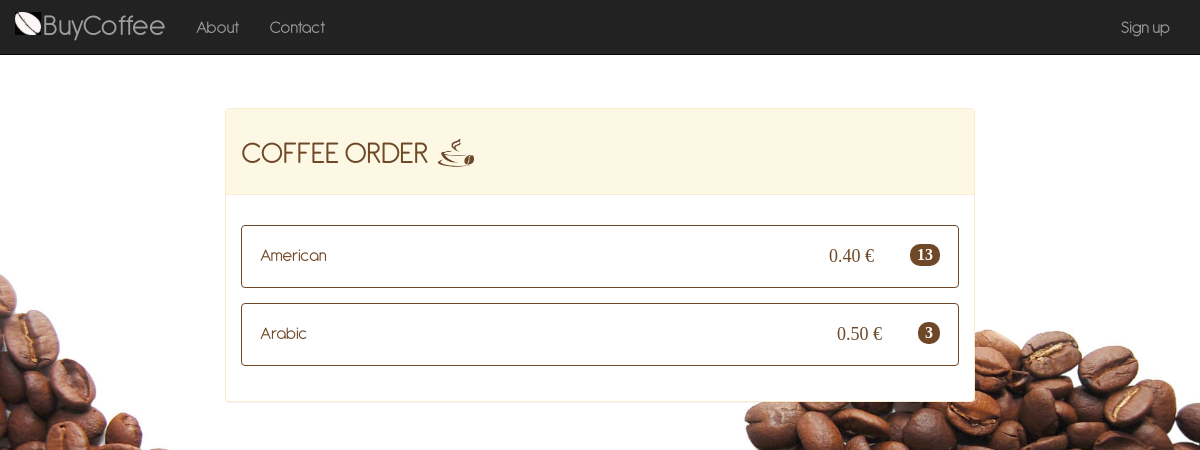
/coffee/, run on an earlier commit of the app's database.
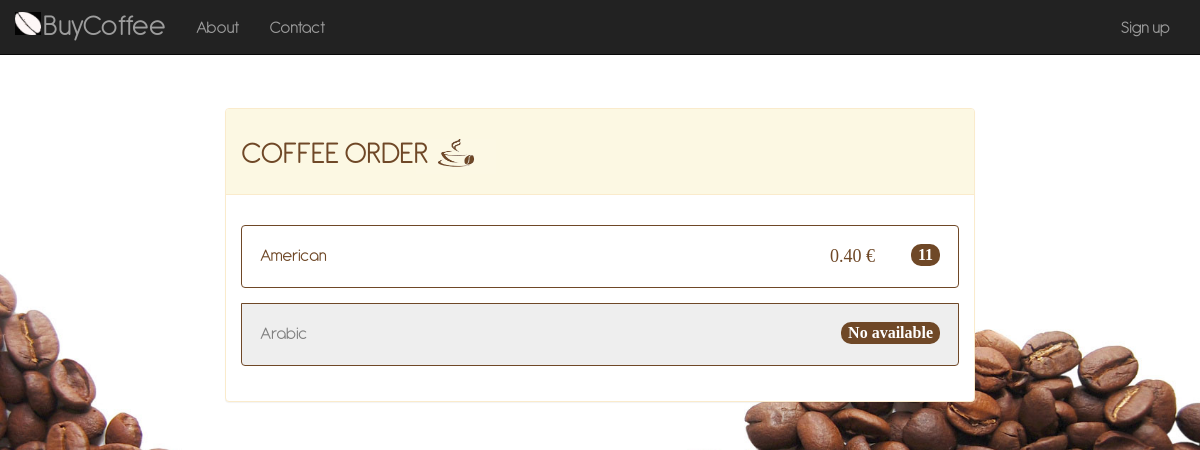
And on a later commit of the database.
### coffee/models.py (models this page shows, shortened)
class CoffeeCapsule(models.Model):
    AMERICAN = 'American'
    ARABIC = 'Arabic'
    COFFEE_CHOICES = (
        (AMERICAN, 'American'),
        (ARABIC, 'Arabic'),
    )
    coffeeType = models.CharField('Type', choices=COFFEE_CHOICES, max_length=25)
    additionDate = models.DateTimeField('addition date', default=timezone.now)
    expirationDate = models.DateTimeField('expiration date')
    coffeeDescription = models.TextField('Description', max_length=400, help_text="Insert a brief product description")
    coffeePrice = models.DecimalField('Price', max_digits=4, decimal_places=2, default=0.50)
    coffeeQuantity = models.PositiveSmallIntegerField('Quantity', default=1, editable=True)
    coffeeImage = models.ImageField(blank=True, null=True)

### coffee/views.py (the view)
# urls.py: path('', views.IndexView.as_view(), name='index'),
class IndexView(generic.ListView):
    template_name = 'coffee/index.html'
    context_object_name = 'coffee_list'
    def get_queryset(self):
        return CoffeeCapsule.objects.all().values('coffeeType', 'coffeePrice').annotate(coffeeQuantity=Sum('coffeeQuantity'))

### coffee/templates/coffee/index.html (shortened to what this page needs)
<!doctype html>
<html>
    <head>
        {% load static %}
        <link href="{% static '/coffee/css/bootstrap.min.css' %}" rel="stylesheet" type="text/css">
        <link href="{% static '/coffee/css/custom.css' %}" rel="stylesheet" type="text/css">
    </head>
    <body>
    <nav class="navbar navbar-inverse navbar-fixed-top" role="navigation">
        <div class="container">
            <div class="navbar-header">
                <a class="navbar-brand" href="{% url 'index' %}">
                    BuyCoffee
                </a>
            </div>
            <div class="collapse navbar-collapse" id="bs-example-navbar-collapse-1">
                <ul class="nav navbar-nav">
                    <li>
                        <a href="{% url 'about' %}">About</a>
                    </li>
                    <li>
                        <a href="{% url 'contact' %}">Contact</a>
                    </li>
                </ul>
                <ul class="nav navbar-nav navbar-right">
                    <li>
                        <a id="signup" href="{% url 'registration' %}">Sign up</a>
                    </li>
                </ul>
            </div>
        </div>
    </nav>
        <div class="container-fluid">
            <div class="panel panel-warning">
                <div class="panel-heading">
                    <h1 id="title">COFFEE ORDER</h1>
                </div>
                <div id="panel-index-body" class="panel-body">
                    {% load static %}
                    {% if coffee_list %}
                    <ul class="list-group">
                        {% for capsule in coffee_list %}
                            {% if capsule.coffeeQuantity is 0 %}
                                <button type="button" class="list-group-item disabled">
                                    <font color="#808080">{{ capsule.coffeeType }}</font>
                                    <span class="badge badge-primary badge-pill">No available</span>
                                </button>
                            {% else %}
                                <a class="nounderline" href="{% url 'payment' capsule.coffeeType %}">
                                    <button type="button" class="list-group-item">
                                        <font color="#6F4827">{{ capsule.coffeeType }}</font>
                                        <span class="badge badge-primary badge-pill">{{ capsule.coffeeQuantity }}</span>
                                        <span id="priceId">{{ capsule.coffeePrice }} €</span>
                                    </button>
                                </a>
                            {% endif %}
                        {% endfor %}
                    </ul>
                    {% else %}
                    <ul class="list-group-item-warning">Non ci sono cialde disponibili</ul>
                    {% endif %}
                </div>
            </div>
        </div>
    </body>
</html>

What changed in the data, as far as the page shows it:
changed CoffeeCapsule "American": coffeeQuantity "13" → "11"
changed CoffeeCapsule "Arabic": coffeeQuantity "3" → (not shown); coffeePrice "0.50" → (not shown); text "€" → "No available"
